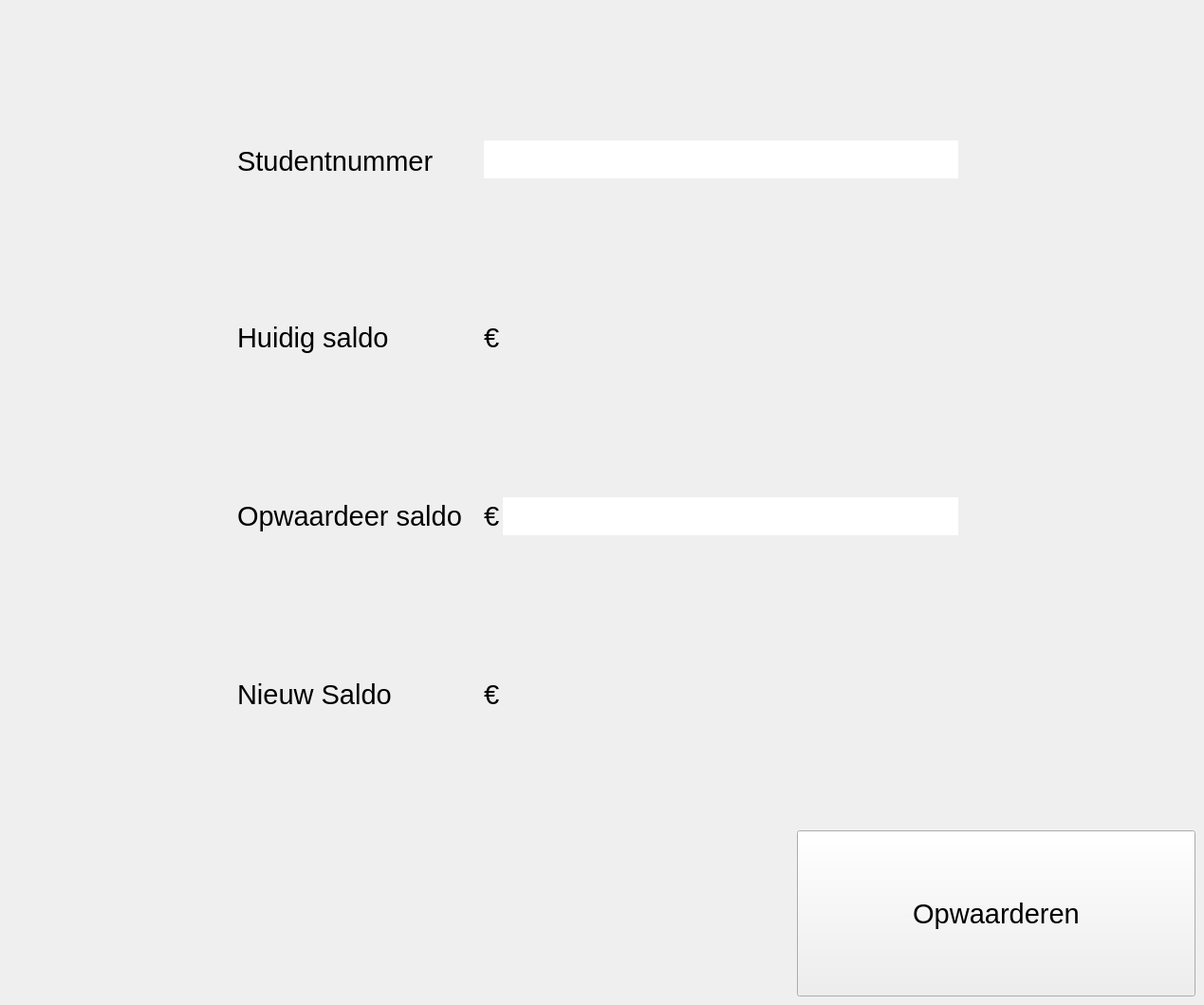
        <widget class="QWidget" name="UpdateUser_page">
         <widget class="QLabel" name="INC_lbl_ID">
          <property name="geometry">
           <rect>
            <x>250</x>
            <y>150</y>
            <width>250</width>
            <height>40</height>
           </rect>
          </property>
          <property name="font">
           <font>
            <pointsize>22</pointsize>
           </font>
          </property>
          <property name="text">
           <string>Studentnummer</string>
          </property>
         </widget>
         <widget class="QLineEdit" name="INC_line_ID">
          <property name="geometry">
           <rect>
            <x>510</x>
            <y>148</y>
            <width>500</width>
            <height>40</height>
           </rect>
          </property>
          <property name="font">
           <font>
            <pointsize>22</pointsize>
           </font>
          </property>
          <property name="frame">
           <bool>false</bool>
          </property>
         </widget>
         <widget class="QLabel" name="INC_lbl_AMOUNT">
          <property name="geometry">
           <rect>
            <x>250</x>
            <y>336</y>
            <width>250</width>
            <height>40</height>
           </rect>
          </property>
          <property name="font">
           <font>
            <pointsize>22</pointsize>
           </font>
          </property>
          <property name="text">
           <string>Huidig saldo</string>
          </property>
         </widget>
         <widget class="QLabel" name="INC_line_AMOUNT">
          <property name="geometry">
           <rect>
            <x>530</x>
            <y>336</y>
            <width>480</width>
            <height>40</height>
           </rect>
          </property>
          <property name="font">
           <font>
            <pointsize>22</pointsize>
           </font>
          </property>
          <property name="text">
           <string/>
          </property>
         </widget>
         <widget class="QLabel" name="euroteken_3">
          <property name="geometry">
           <rect>
            <x>510</x>
            <y>336</y>
            <width>20</width>
            <height>40</height>
           </rect>
          </property>
          <property name="font">
           <font>
            <pointsize>22</pointsize>
           </font>
          </property>
          <property name="text">
           <string>€</string>
          </property>
          <property name="alignment">
           <set>Qt::AlignLeading|Qt::AlignLeft|Qt::AlignVCenter</set>
          </property>
         </widget>
         <widget class="QLabel" name="euroteken_6">
          <property name="geometry">
           <rect>
            <x>510</x>
            <y>524</y>
            <width>20</width>
            <height>40</height>
           </rect>
          </property>
          <property name="font">
           <font>
            <pointsize>22</pointsize>
           </font>
          </property>
          <property name="text">
           <string>€</string>
          </property>
          <property name="alignment">
           <set>Qt::AlignLeading|Qt::AlignLeft|Qt::AlignVCenter</set>
          </property>
         </widget>
         <widget class="QLabel" name="INC_lbl_INC">
          <property name="geometry">
           <rect>
            <x>250</x>
            <y>524</y>
            <width>250</width>
            <height>40</height>
           </rect>
          </property>
          <property name="font">
           <font>
            <pointsize>22</pointsize>
           </font>
          </property>
          <property name="text">
           <string>Opwaardeer saldo</string>
          </property>
         </widget>
         <widget class="QLineEdit" name="INC_line_INC">
          <property name="geometry">
           <rect>
            <x>530</x>
            <y>524</y>
            <width>480</width>
            <height>40</height>
           </rect>
          </property>
          <property name="font">
           <font>
            <pointsize>22</pointsize>
           </font>
          </property>
          <property name="frame">
           <bool>false</bool>
          </property>
         </widget>
         <widget class="QLabel" name="euroteken_7">
          <property name="geometry">
           <rect>
            <x>510</x>
            <y>712</y>
            <width>20</width>
            <height>40</height>
           </rect>
          </property>
          <property name="font">
           <font>
            <pointsize>22</pointsize>
           </font>
          </property>
          <property name="text">
           <string>€</string>
          </property>
          <property name="alignment">
           <set>Qt::AlignLeading|Qt::AlignLeft|Qt::AlignVCenter</set>
          </property>
         </widget>
         <widget class="QLabel" name="INC_line_AMOUNT_2">
          <property name="geometry">
           <rect>
            <x>530</x>
            <y>712</y>
            <width>480</width>
            <height>40</height>
           </rect>
          </property>
          <property name="font">
           <font>
            <pointsize>22</pointsize>
           </font>
          </property>
          <property name="text">
           <string/>
          </property>
         </widget>
         <widget class="QLabel" name="INC_lbl_AMOUNT_2">
          <property name="geometry">
           <rect>
            <x>250</x>
            <y>712</y>
            <width>250</width>
            <height>40</height>
           </rect>
          </property>
          <property name="font">
           <font>
            <pointsize>22</pointsize>
           </font>
          </property>
          <property name="text">
           <string>Nieuw Saldo</string>
          </property>
         </widget>
         <widget class="QPushButton" name="btn_INC">
          <property name="geometry">
           <rect>
            <x>840</x>
            <y>875</y>
            <width>420</width>
            <height>175</height>
           </rect>
          </property>
          <property name="font">
           <font>
            <pointsize>22</pointsize>
           </font>
          </property>
          <property name="focusPolicy">
           <enum>Qt::NoFocus</enum>
          </property>
          <property name="text">
           <string>Opwaarderen</string>
          </property>
          <property name="checkable">
           <bool>false</bool>
          </property>
          <property name="checked">
           <bool>false</bool>
          </property>
          <property name="autoExclusive">
           <bool>false</bool>
          </property>
         </widget>
        </widget>
